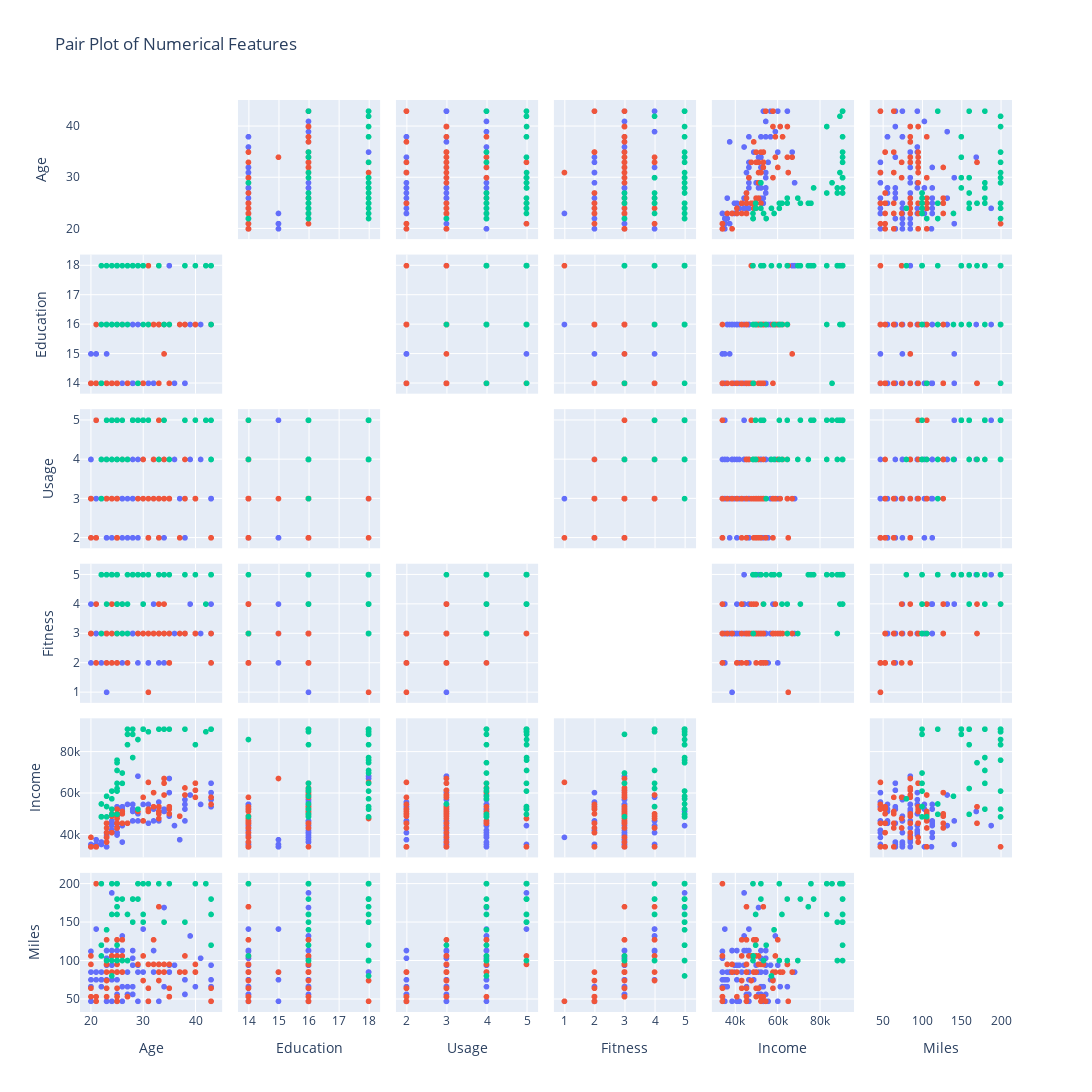

This figure's notebook cell:
### Markdown cell above
#### PairPlots

### Code cell
# Selecting only numerical columns for pairplot
num_cols = ['Age', 'Education', 'Usage', 'Fitness', 'Income', 'Miles']

# Creating pairplot
fig = px.scatter_matrix(df, dimensions=num_cols, color='Product',
                        title="Pair Plot of Numerical Features colored by Product")

fig.update_traces(diagonal_visible=False)
fig.update_layout(height=1800, width=1800, title="Pair Plot of Numerical Features",
                  showlegend=False)

# Show plot
fig.show()

### Figure 1 — Plotly figure (JSON) as saved in the notebook; plotly's stock layout.template omitted (floating-point values rounded to 4 significant figures)
{"data": [{"diagonal": {"visible": false}, "dimensions": [{"axis": {"matches": true}, "label": "Age", "values": [20, 20, 20, 20, 20, 20, 21, 21, 21, 21, 22, 22, 22, 22, 23, 23, 23, 23, 23, 23, 23, 23, 24, 24, 24, 24, 24, 25, 25, 25, 25, 25, 25, 25, 26, 26, 26, 26, 26, 26, 26, 27, 27, 27, 28, 28, 28, 28, 28, 28, 29, 29, 29, 30, 30, 31, 31, 32, 32, 33, 33, 34, 34, 35, 35, 35, 36, 37, 38, 38, 38, 38, 39, 40, 41, 43, 43.0, 43.0, 43.0, 43.0]}, {"axis": {"matches": true}, "label": "Education", "values": [14, 15, 14, 14, 14, 14, 14, 14, 15, 15, 14, 14, 16, 14, 16, 16, 14, 16, 16, 15, 14, 16, 16, 16, 14, 14, 16, 14, 14, 14, 14, 16, 16, 16, 14, 16, 16, 16, 16, 16, 16, 14, 16, 14, 14, 16, 14, 14, 14, 16, 18, 14, 16, 14, 14, 14, 14, 14, 14, 16, 16, 16, 16, 16, 16, 18, 14, 16, 16, 14, 14, 16, 16, 16, 16, 16, 16, 16, 16, 16]}, {"axis": {"matches": true}, "label": "Usage", "values": [3, 2, 4, 3, 4, 3, 3, 3, 5, 2, 3, 3, 4, 3, 3, 3, 2, 4, 4, 2, 4, 4, 4, 5, 2, 3, 4, 3, 2, 2, 3, 3, 2, 3, 3, 4, 2, 3, 3, 4, 3, 3, 4, 2, 2, 2, 3, 3, 4, 3, 3, 2, 4, 4, 3, 2, 2, 3, 4, 2, 3, 4, 2, 4, 3, 3, 4, 3, 3, 2, 2, 3, 4, 3, 4, 3, 3, 3, 4, 3]}, {"axis": {"matches": true}, "label": "Fitness", "values": [4, 3, 3, 3, 2, 3, 3, 3, 4, 3, 3, 2, 3, 3, 1, 3, 3, 3, 3, 2, 3, 3, 3, 5, 3, 2, 3, 3, 3, 2, 3, 4, 2, 3, 4, 3, 2, 3, 3, 4, 3, 2, 3, 3, 3, 3, 3, 3, 3, 3, 3, 2, 3, 4, 3, 2, 2, 4, 3, 2, 3, 5, 2, 3, 3, 3, 3, 3, 3, 3, 3, 3, 4, 3, 3, 3, 4, 2, 3, 3]}, {"axis": {"matches": true}, "label": "Income", "values": [34110.0, 34110.0, 34110.0, 34110.0, 35247, 34110.0, 35247, 34110.0, 35247, 37521, 36384, 35247, 36384, 35247, 38658, 40932, 34110, 39795, 38658, 34110, 38658, 40932, 42069, 44343, 45480, 42069, 46617, 48891, 45480, 53439, 39795, 40932, 40932, 43206, 44343, 52302, 53439, 51165, 36384, 44343, 50028, 45480, 54576, 45480, 46617, 52302, 52302, 54576, 54576, 51165, 68220, 46617, 50028, 46617, 54576, 54576, 45480, 46617, 52302, 55713, 46617, 51165, 52302, 48891, 60261, 67083, 44343, 37521, 46617, 54576, 52302, 56850, 59124, 61398, 54576, 53439, 57987, 60261, 56850, 64809]}, {"axis": {"matches": true}, "label": "Miles", "values": [112, 75, 66, 85, 47, 66, 75, 85, 141, 85, 85, 66, 75, 75, 47, 75, 103, 94, 113, 47, 113, 94, 94, 188, 113, 47, 75, 75, 56, 47, 85, 113, 47, 85, 113, 113, 47, 85, 66, 132, 85, 66, 85, 56, 56, 66, 103, 94, 113, 56, 85, 47, 94, 141, 85, 47, 47, 113, 85, 47, 85, 169, 66, 85, 94, 85, 94, 85, 75, 56, 56, 75, 132, 66, 103, 66, 75, 47, 94, 66]}], "hovertemplate": "Product=KP281<br>%{xaxis.title.text}=%{x}<br>%{yaxis.title.text}=%{y}<extra></extra>", "legendgroup": "KP281", "marker": {"color": "#636efa", "symbol": "circle"}, "name": "KP281", "showlegend": true, "type": "splom"}, {"diagonal": {"visible": false}, "dimensions": [{"axis": {"matches": true}, "label": "Age", "values": [20, 20, 20, 20, 21, 21, 21, 23, 23, 23, 23, 23, 23, 23, 24, 24, 24, 25, 25, 25, 25, 25, 25, 25, 25, 25, 25, 25, 26, 26, 26, 27, 29, 30, 30, 31, 31, 31, 32, 32, 33, 33, 33, 33, 33, 34, 34, 34, 35, 35, 35, 35, 37, 38, 38, 40, 40, 40, 43.0, 43.0]}, {"axis": {"matches": true}, "label": "Education", "values": [14, 14, 14, 14, 14, 16, 14, 14, 14, 16, 16, 16, 14, 16, 14, 14, 16, 14, 14, 16, 14, 14, 14, 14, 14, 16, 14, 14, 16, 16, 16, 14, 14, 14, 14, 16, 16, 18, 16, 16, 14, 16, 16, 16, 18, 16, 16, 15, 14, 16, 16, 16, 16, 16, 16, 16, 16, 16, 16, 16]}, {"axis": {"matches": true}, "label": "Usage", "values": [3, 2, 3, 3, 5, 2, 2, 3, 3, 3, 4, 3, 3, 3, 3, 3, 3, 2, 3, 2, 5, 3, 2, 4, 3, 2, 2, 4, 4, 4, 4, 4, 3, 3, 4, 3, 2, 2, 4, 3, 4, 2, 3, 5, 3, 4, 3, 3, 3, 3, 3, 3, 2, 4, 3, 3, 3, 3, 2, 2]}, {"axis": {"matches": true}, "label": "Fitness", "values": [3, 3, 3, 3, 4, 2, 2, 3, 3, 3, 3, 2, 2, 3, 2, 4, 3, 3, 4, 2, 3, 3, 3, 3, 4, 3, 2, 3, 3, 4, 3, 2, 3, 3, 3, 3, 3, 1, 3, 3, 4, 3, 3, 3, 4, 3, 4, 3, 2, 2, 2, 3, 3, 3, 3, 3, 3, 3, 2, 3]}, {"axis": {"matches": true}, "label": "Income", "values": [34110.0, 34110.0, 34110, 38658, 34110, 34110, 34110.0, 36384, 38658, 45480, 45480, 43206, 40932, 45480, 40932, 48891, 50028, 45480, 43206, 52302, 47754, 45480, 43206, 45480, 43206, 50028, 45480, 48891, 45480, 50028, 51165, 45480, 51165, 57987, 46617, 52302, 51165, 65220, 60261, 53439, 53439, 50028, 51165, 53439, 47754, 64809, 59124, 67083, 52302, 53439, 50028, 53439, 48891, 62535, 59124, 61398, 57987, 64809, 54576, 57987]}, {"axis": {"matches": true}, "label": "Miles", "values": [64, 53, 106, 95, 200, 47, 53, 95, 85, 95, 127, 74, 53, 64, 85, 106, 106, 85, 127, 47, 106, 95, 64, 170, 106, 53, 47, 127, 85, 127, 106, 53, 95, 74, 106, 95, 64, 47, 127, 95, 170, 85, 95, 95, 74, 95, 85, 85, 53, 53, 64, 95, 85, 85, 106, 85, 85, 95, 47, 64]}], "hovertemplate": "Product=KP481<br>%{xaxis.title.text}=%{x}<br>%{yaxis.title.text}=%{y}<extra></extra>", "legendgroup": "KP481", "marker": {"color": "#EF553B", "symbol": "circle"}, "name": "KP481", "showlegend": true, "type": "splom"}, {"diagonal": {"visible": false}, "dimensions": [{"axis": {"matches": true}, "label": "Age", "values": [22, 22, 22, 23, 23, 23, 24, 24, 24, 24, 25, 25, 25, 25, 25, 25, 25, 26, 26, 27, 27, 27, 28, 28, 28, 29, 29, 30, 30, 30, 31, 33, 34, 35, 38, 40, 42, 43.0, 43.0, 43.0]}, {"axis": {"matches": true}, "label": "Education", "values": [14, 16, 18, 16, 18, 16, 16, 18, 16, 16, 16, 16, 18, 18, 18, 18, 18, 18, 16, 16, 18, 18, 18, 18, 18, 18, 14, 16, 18, 18, 16, 18, 16, 16, 18, 18, 18, 16, 18, 18]}, {"axis": {"matches": true}, "label": "Usage", "values": [4, 3, 4, 4, 5, 4, 4, 4, 5, 5, 4, 4, 5, 4, 5.002, 5.002, 4, 4, 5, 4, 4, 4, 5.002, 5.002, 5.002, 5, 5.002, 5.002, 5, 5, 5.002, 4, 5, 4, 5, 5.002, 5, 5, 4, 4]}, {"axis": {"matches": true}, "label": "Fitness", "values": [3, 5, 5, 5, 4, 5, 5, 5, 5, 5, 5, 4, 5, 3, 4, 5, 5, 3, 4, 5, 3, 4, 5, 5, 5, 5, 5, 5, 4, 5, 5, 5, 5, 5, 5, 5, 4, 5, 5, 5]}, {"axis": {"matches": true}, "label": "Income", "values": [48658, 54781, 48556, 58516, 53536, 48556, 61006, 57271, 52291, 49801, 49801, 62251, 61006, 64741, 70966, 75946, 74701, 69721, 64741, 83416, 88396, 90886, 90890.0, 77191, 88396, 52290, 85906, 90886, 90890.0, 90890.0, 89641, 90890.0, 90890.0, 90890.0, 90890.0, 83416, 89641, 90886, 90890.0, 90890.0]}, {"axis": {"matches": true}, "label": "Miles", "values": [106, 120, 200, 140, 100, 100, 100, 80, 200, 160, 120, 160, 200, 100, 180, 200, 170, 100, 180, 160, 100, 100, 180, 180, 150, 180, 200, 200, 160, 150, 200, 200, 150, 200, 150, 200, 200, 160, 120, 180]}], "hovertemplate": "Product=KP781<br>%{xaxis.title.text}=%{x}<br>%{yaxis.title.text}=%{y}<extra></extra>", "legendgroup": "KP781", "marker": {"color": "#00cc96", "symbol": "circle"}, "name": "KP781", "showlegend": true, "type": "splom"}], "layout": {"dragmode": "select", "height": 1800, "legend": {"title": {"text": "Product"}, "tracegroupgap": 0}, "showlegend": false, "title": {"text": "Pair Plot of Numerical Features"}, "width": 1800}}
